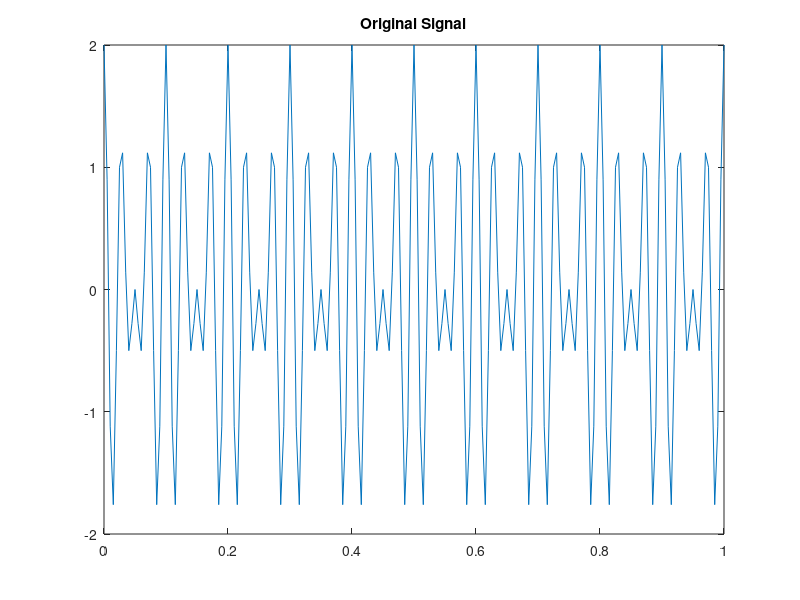
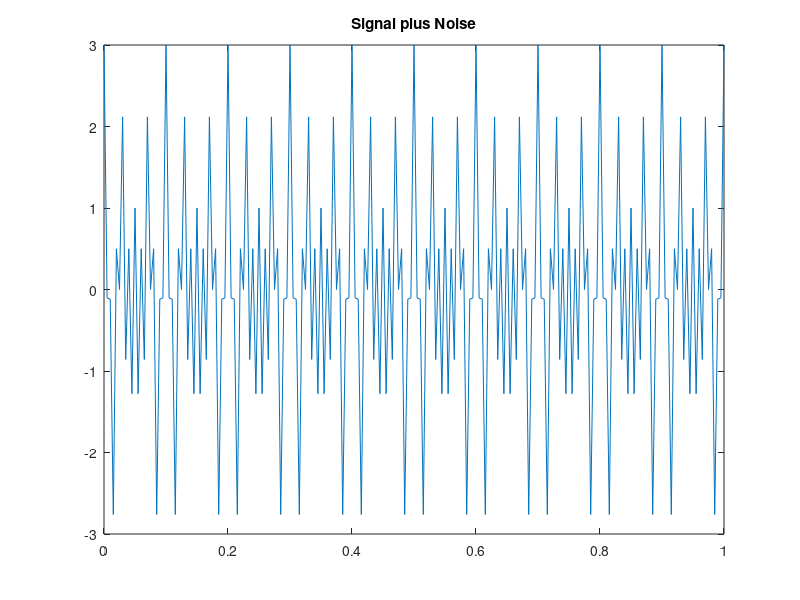
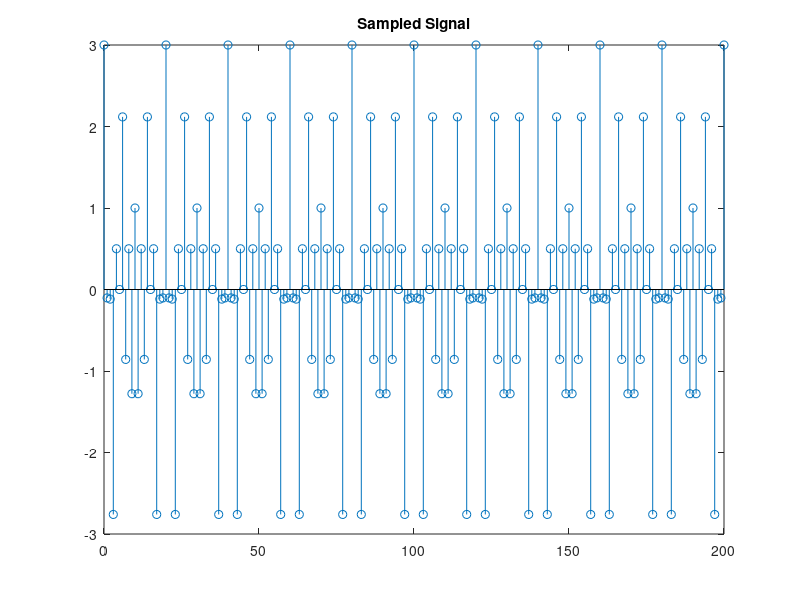
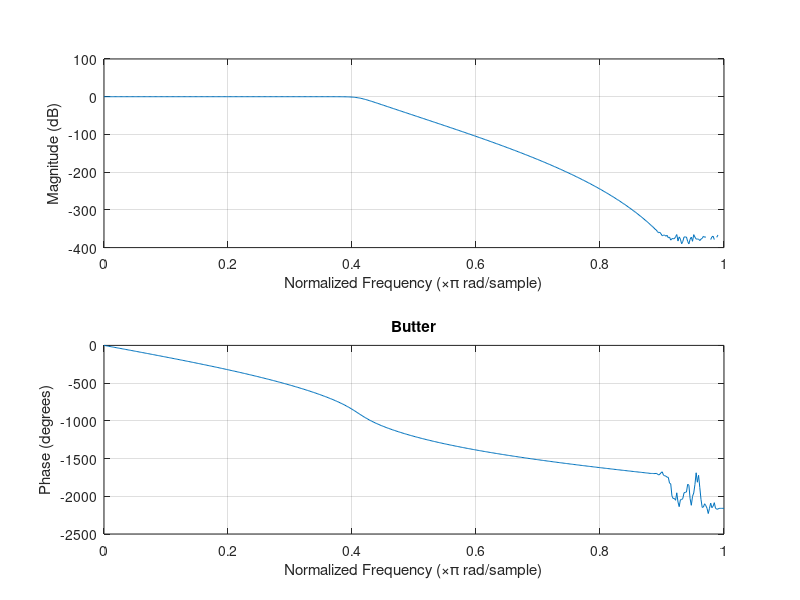

Write the MATLAB code that produced these figures, in order.
pkg load signal % Octave only, comment out for Matlab
wp = 40/100;
ws = 60/100;
rp = 1;
rs = 100;
t = 0:0.005:1;
Fs = 200;

sig = cos(30*2*pi*t) + cos(40*2*pi*t);
noise = cos(100*2*pi*t);
figure;
plot(t, sig)
title('Original Signal')
saveas(gcf, 'original.jpg')
total = sig + noise;
figure;
plot(t, total)
title('Signal plus Noise')
saveas(gcf, 'with_noise.jpg')

n1 = 0:length(t)-1;
total_d = cos(30*2*pi*n1/Fs) + cos(40*2*pi*n1/Fs) + cos(100*2*pi*n1/Fs);
figure;
stem(n1, total_d)
title('Sampled Signal')
saveas(gcf, 'sampled.jpg')


[n, Wn] = buttord(wp, ws, rp, rs);
[b, a] = butter(n, Wn);
figure;
freqz(b, a)
title('Butter')
saveas(gcf, 'Butter_response.jpg')
yb = filter(b, a, total_d);
figure;
stem(n1, yb)
title('Butterworth Filtered Discrete')
saveas(gcf, 'butter_filtered.jpg')

[nc, Wnc] = cheb1ord(wp, ws, rp, rs);
[bc, ac] = cheby1(nc, rp, Wnc);
figure;
freqz(bc, ac)
title('cheby1')
saveas(gcf, 'cheby1_response.jpg')
figure;
yc1 = filter(bc, ac, total_d);
stem(n1, yc1)
title('Cheby1 filtered')
saveas(gcf, 'cheby1_filt.jpg')

[nc2, Wnc2] = cheb2ord(wp, ws, rp, rs);
[bc2, ac2] = cheby1(nc2, rs, Wnc2);
figure;
freqz(bc2, ac2)
title('cheby2')
saveas(gcf, 'cheby2_response.jpg')
figure;
yc2 = filter(bc2, ac2, total_d);
stem(n1, yc2)
title('Cheby2 filtered')
saveas(gcf, 'cheby2_filt.jpg')

[ne, Wne] = ellipord(wp, ws, rp, rs);
[be, ae] = ellip(ne, rp, rs, Wne);
figure;
freqz(be, ae)
title('ellipse')
saveas(gcf, 'ellipse_response.jpg')
figure;
ye = filter(be, ae, total_d);
stem(n1, yc1)
title('Ellipse filtered')
saveas(gcf, 'ellipse_filt.jpg')
